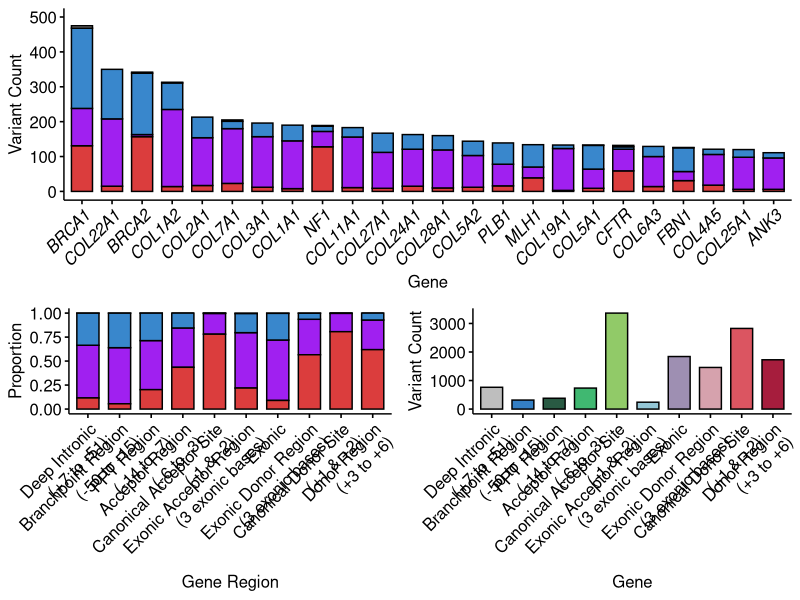
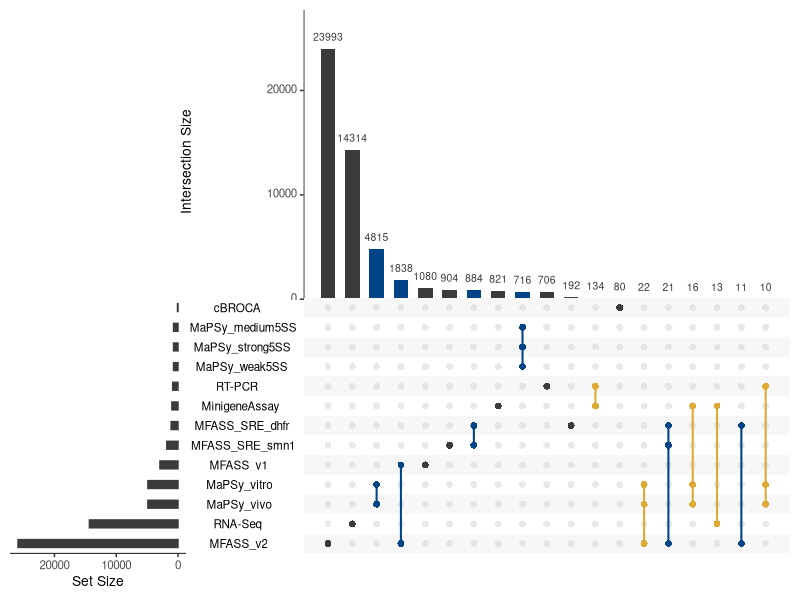
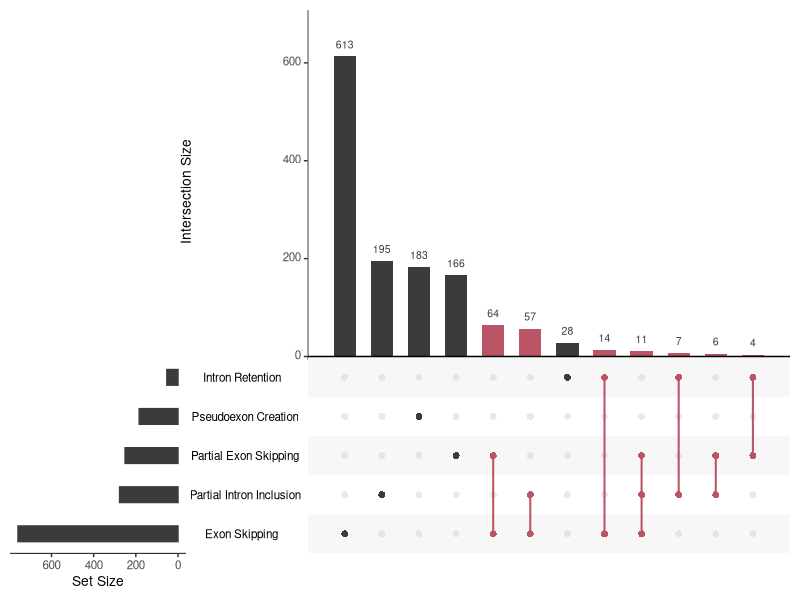

The R script that drew these images, in order:
## ---- chunk 1
### Figure 1A

library(reshape2)

validation_master <- read.csv("validation.tsv", sep="\t")
validation_table <- as.data.frame(table(validation_master[c(1,3)]))
validation_table2 <- dcast(validation_table, variant_id ~ method)

validation_table2[validation_table2$`RNA-Seq` > 1, 13] <- as.integer(1)
validation_table2[validation_table2$`RT-PCR` > 1, 14] <- as.integer(1)
validation_table2[,"RT-PCR"]

library(UpSetR)


svg(filename = "figures/Figure1A.svg", width = 7, height = 5)
  upset(data = validation_table2, nsets = 14, nintersects = 19, order.by = "freq", point.size = 2,	mb.ratio = c(0.5, 0.5), text.scale = 1.2,
      queries = list(list(query = intersects, params = list("MaPSy_vivo", "MaPSy_vitro"), color = "#004488", active = TRUE),
                     list(query = intersects, params = list("MFASS_SRE_dhfr", "MFASS_SRE_smn1"), color = "#004488", active = TRUE),
                     list(query = intersects, params = list("MFASS_v1", "MFASS_v2"), color = "#004488", active = TRUE),
                     list(query = intersects, params = list("MFASS_v2", "MFASS_SRE_dhfr"), color = "#004488", active = TRUE),
                     list(query = intersects, params = list("MFASS_v2", "MFASS_SRE_dhfr", "MFASS_SRE_smn1"), color = "#004488", active = TRUE),
                     list(query = intersects, params = list("MaPSy_medium5SS", "MaPSy_weak5SS", "MaPSy_strong5SS"), color = "#004488", active = TRUE),
                     list(query = intersects, params = list("MinigeneAssay", "RT-PCR"), color = "#DDAA33", active = TRUE),
                     list(query = intersects, params = list("MinigeneAssay", "MaPSy_vivo", "MaPSy_vitro"), color = "#DDAA33", active = TRUE),
                     list(query = intersects, params = list("RT-PCR", "MaPSy_vivo", "MaPSy_vitro"), color = "#DDAA33", active = TRUE),
                     list(query = intersects, params = list("MFASS_v2", "MaPSy_vivo", "MaPSy_vitro"), color = "#DDAA33", active = TRUE),
                     list(query = intersects, params = list("RNA-Seq", "MinigeneAssay"), color = "#DDAA33", active = TRUE)))
dev.off()


## ---- chunk 2

### Figure 1B

database_master <- read.csv("outcomes.tsv", sep="\t")

ExonSkipping <- as.integer(grepl("Exon Skipping",database_master$Splicing_outcome) & (!grepl("Partial Exon Skipping",database_master$Splicing_outcome) | grepl("Partial Exon Skipping And Exon Skipping",database_master$Splicing_outcome) | grepl("Exon Skipping And Partial Exon Skipping",database_master$Splicing_outcome) | grepl("Partial Exon Skipping, Exon Skipping",database_master$Splicing_outcome) | grepl("Exon Skipping, Partial Exon Skipping",database_master$Splicing_outcome)))
Pseudoexon <-  as.integer(grepl("Pseudoexon",database_master$Splicing_outcome))
IntronRetention <-  as.integer(grepl("Intron Retention",database_master$Splicing_outcome))
PartialExonSkipping <-  as.integer(grepl("Partial Exon Skipping",database_master$Splicing_outcome))
PartialIntronInclusion <-  as.integer(grepl("Partial Intron Inclusion",database_master$Splicing_outcome))
Unreported <-  as.integer(grepl("Unreported",database_master$Splicing_outcome))

database_master[database_master$Splicing_outcome != "." & database_master$Splicing_outcome != "Unspecified" & database_master$Splicing_outcome != "1" ,]

database_outcome <- as.data.frame(cbind(ExonSkipping, Pseudoexon, IntronRetention, PartialExonSkipping, PartialIntronInclusion, Unreported))
colnames(database_outcome) <- c("Exon Skipping", "Pseudoexon Creation", "Intron Retention", "Partial Exon Skipping", "Partial Intron Inclusion", "Unreported")

svg(filename = "figures/Figure1B.svg", width = 7, height = 3)
  upset(database_outcome[1: 5],order.by = "freq", nsets = 5, nintersects = 12, point.size = 2,	mb.ratio = c(0.6, 0.4), text.scale = 1.2,
      queries = list(list(query = intersects, params = list("Exon Skipping", "Partial Exon Skipping"), color = "#BB5566", active = TRUE),
                     list(query = intersects, params = list("Exon Skipping", "Partial Intron Inclusion"), color = "#BB5566", active = TRUE),
                     list(query = intersects, params = list("Exon Skipping", "Intron Retention"), color = "#BB5566", active = TRUE),
                     list(query = intersects, params = list("Exon Skipping", "Partial Intron Inclusion", "Partial Exon Skipping"), color = "#BB5566", active = TRUE),
                     list(query = intersects, params = list("Partial Exon Skipping", "Intron Retention"), color = "#BB5566", active = TRUE),
                     list(query = intersects, params = list("Partial Exon Skipping", "Partial Intron Inclusion"), color = "#BB5566", active = TRUE),
                     list(query = intersects, params = list("Partial Intron Inclusion", "Intron Retention"), color = "#BB5566", active = TRUE)))
dev.off()

## ---- chunk 3

# Figure2A

gene_list <- read.csv("gene_list.txt")
genes_master <- read.csv("gene_count.tsv", sep="\t")

database_genes <- as.data.frame(table(gene_list))
database_genes <- database_genes[order(database_genes$Freq, decreasing = TRUE),]

gene_plot_data <- subset(genes_master, Gene %in% database_genes[1:24,1])
gene_plot_data$Gene <- as.character(gene_plot_data$Gene)
gene_plot_data$Classification <- as.character(gene_plot_data$Category)

gene_plot_order <- as.character(database_genes[1:24,1])

gene_plot_data$Classification <- relevel(as.factor(gene_plot_data$Classification), "Low-frequency")
gene_plot_data$Classification <- relevel(as.factor(gene_plot_data$Classification), "Normal")
gene_plot_data$Classification <- relevel(as.factor(gene_plot_data$Classification), "Conflicting")

library(ggpubr)
Fig2A <- ggbarplot(gene_plot_data, "Gene", "Variants", fill="Classification", ylab = "Variant Count", xlab = "Gene", palette = c("#808080", "#3987cc", "purple", "#db3d3d"), order = gene_plot_order, ylim=c(0,500), yaxp=c(0,500,5)) + theme(axis.text.x = element_text(angle = 45, hjust = 1)) + theme(axis.text.x = element_text(face = "italic")) + theme(legend.position = "none")


## ---- chunk 4

### Figure 2B
regions_master <- read.csv("regions.tsv", sep="\t")

regions_master[regions_master$Region == "Deep Intronic",2] <- "Deep Intronic\n(+7 to -51)"
regions_master[regions_master$Region == "Branchpoint",2] <- "Branchpoint Region\n(-50 to -15)"
regions_master[regions_master$Region == "PPT",2] <- "PPT Region\n(-14 to -7)"
regions_master[regions_master$Region == "Acceptor Region",2] <- "Acceptor Region\n(-6 to -3)"
regions_master[regions_master$Region == "Acceptor Canonical",2] <- "Canonical Acceptor Site\n(-1 & -2)"
regions_master[regions_master$Region == "Acceptor Exonic",2] <- "Exonic Acceptor Region\n(3 exonic bases)"
regions_master[regions_master$Region == "Donor Exonic",2] <- "Exonic Donor Region\n(3 exonic bases)"
regions_master[regions_master$Region == "Donor Canonical",2] <- "Canonical Donor Site\n(+1 & +2)"
regions_master[regions_master$Region == "Donor Region",2] <- "Donor Region\n(+3 to +6)"

region_plot_data_pc <- as.data.frame(table(regions_master))
region_plot_data_pc <- subset(region_plot_data_pc, region_plot_data_pc$Region != "." & region_plot_data_pc$Classification != ".")

library(reshape2)
region_plot_data_pc <- dcast(region_plot_data_pc, Region ~ Classification)
region_plot_data_pc$Total <- rowSums(region_plot_data_pc[,2:5])
Gene_Regions <- region_plot_data_pc[,1]

region_plot_data_pc <- cbind(Gene_Regions, region_plot_data_pc[,2:5]/region_plot_data_pc[,6])
region_plot_data_pc <- melt(region_plot_data_pc)

region_plot_data_pc$variable <- relevel(as.factor(region_plot_data_pc$variable), "Low")
region_plot_data_pc$variable <- relevel(as.factor(region_plot_data_pc$variable), "Normal")
region_plot_data_pc$variable <- relevel(as.factor(region_plot_data_pc$variable), "Conflicting")

region_plot_pc <- ggbarplot(region_plot_data_pc, "Gene_Regions", "value", fill="variable", ylab = "Proportion", xlab = "Gene Region", legend.title = "Classification", palette = c("grey", "#3987cc", "purple", "#db3d3d"), order = c("Deep Intronic\n(+7 to -51)", "Branchpoint Region\n(-50 to -15)", "PPT Region\n(-14 to -7)", "Acceptor Region\n(-6 to -3)", "Canonical Acceptor Site\n(-1 & -2)", "Exonic Acceptor Region\n(3 exonic bases)", "Exonic", "Exonic Donor Region\n(3 exonic bases)", "Canonical Donor Site\n(+1 & +2)", "Donor Region\n(+3 to +6)"))

Fig2B <- region_plot_pc + theme(legend.position="none") + theme(axis.text.x = element_text(angle = 45, hjust = 1)) + labs(fill="Legend") 


## ---- chunk 5

### Figure 2C

regions_master <- read.csv("regions.tsv", sep="\t")

regions_master[regions_master$Region == "Deep Intronic",2] <- "Deep Intronic\n(+7 to -51)"
regions_master[regions_master$Region == "Branchpoint",2] <- "Branchpoint Region\n(-50 to -15)"
regions_master[regions_master$Region == "PPT",2] <- "PPT Region\n(-14 to -7)"
regions_master[regions_master$Region == "Acceptor Region",2] <- "Acceptor Region\n(-6 to -3)"
regions_master[regions_master$Region == "Acceptor Canonical",2] <- "Canonical Acceptor Site\n(-1 & -2)"
regions_master[regions_master$Region == "Acceptor Exonic",2] <- "Exonic Acceptor Region\n(3 exonic bases)"
regions_master[regions_master$Region == "Donor Exonic",2] <- "Exonic Donor Region\n(3 exonic bases)"
regions_master[regions_master$Region == "Donor Canonical",2] <- "Canonical Donor Site\n(+1 & +2)"
regions_master[regions_master$Region == "Donor Region",2] <- "Donor Region\n(+3 to +6)"

region_plot_data_SAV <- as.data.frame(table(regions_master[regions_master$Classification == "Splice",2]))
region_plot_data_all <- as.data.frame(table(regions_master[,2]))
region_plot_data <- merge(region_plot_data_all, region_plot_data_SAV, by="Var1")
region_plot_data <- subset(region_plot_data, region_plot_data$Var1 != ".")

region_plot <- ggbarplot(region_plot_data, "Var1", "Freq.y", fill="Var1", ylab = "Variant Count", xlab = "Gene", palette = c("grey","#347FC4", "#295A43", "#40B871", "#91CA68", "#94C6D5", "#9E8FB2", "#D6A2AD", "#DB5561", "#A61D3D"), order = c("Deep Intronic\n(+7 to -51)", "Branchpoint Region\n(-50 to -15)", "PPT Region\n(-14 to -7)", "Acceptor Region\n(-6 to -3)", "Canonical Acceptor Site\n(-1 & -2)", "Exonic Acceptor Region\n(3 exonic bases)", "Exonic", "Exonic Donor Region\n(3 exonic bases)", "Canonical Donor Site\n(+1 & +2)", "Donor Region\n(+3 to +6)"))
 
Fig2C <- region_plot + theme(legend.position="none") + theme(axis.text.x = element_text(angle = 45, hjust = 1))

## ---- chunk 6
### Figure 2 SVG

library(ggplot2)
library(gridExtra)

Fig2A_g <- ggplotGrob(Fig2A)
Fig2B_g <- ggplotGrob(Fig2B)
Fig2C_g <- ggplotGrob(Fig2C)


Fig2 <- grid.arrange(Fig2A_g, Fig2B_g, Fig2C_g, widths = c(1,1),
                    layout_matrix = rbind(c(1,1),
                                          c(2,3)))

ggsave(filename = "figures/Figure2.svg", Fig2, width = 12)
